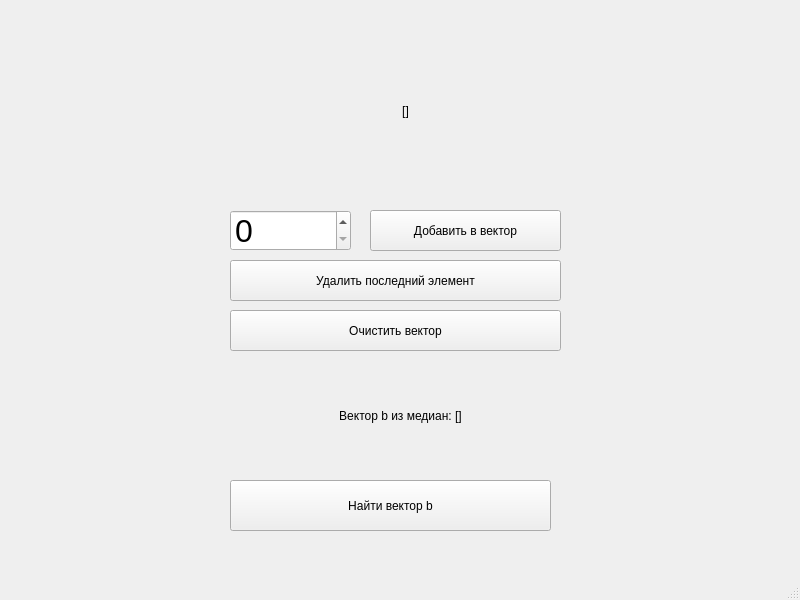
<?xml version="1.0" encoding="UTF-8"?>
<ui version="4.0">
 <class>MainWindow</class>
 <widget class="QMainWindow" name="MainWindow">
  <property name="geometry">
   <rect>
    <x>0</x>
    <y>0</y>
    <width>800</width>
    <height>600</height>
   </rect>
  </property>
  <property name="windowTitle">
   <string>MainWindow</string>
  </property>
  <widget class="QWidget" name="centralwidget">
   <widget class="QSpinBox" name="spinBox">
    <property name="geometry">
     <rect>
      <x>230</x>
      <y>210</y>
      <width>121</width>
      <height>41</height>
     </rect>
    </property>
    <property name="font">
     <font>
      <pointsize>24</pointsize>
     </font>
    </property>
    <property name="maximum">
     <number>1000</number>
    </property>
   </widget>
   <widget class="QPushButton" name="pushButton">
    <property name="geometry">
     <rect>
      <x>370</x>
      <y>210</y>
      <width>191</width>
      <height>41</height>
     </rect>
    </property>
    <property name="text">
     <string>Добавить в вектор</string>
    </property>
   </widget>
   <widget class="QPushButton" name="pushButton_2">
    <property name="geometry">
     <rect>
      <x>230</x>
      <y>480</y>
      <width>321</width>
      <height>51</height>
     </rect>
    </property>
    <property name="text">
     <string>Найти вектор b</string>
    </property>
   </widget>
   <widget class="QLabel" name="label">
    <property name="geometry">
     <rect>
      <x>80</x>
      <y>30</y>
      <width>651</width>
      <height>161</height>
     </rect>
    </property>
    <property name="text">
     <string>[]</string>
    </property>
    <property name="alignment">
     <set>Qt::AlignCenter</set>
    </property>
    <property name="wordWrap">
     <bool>true</bool>
    </property>
   </widget>
   <widget class="QLabel" name="label_2">
    <property name="geometry">
     <rect>
      <x>40</x>
      <y>370</y>
      <width>721</width>
      <height>91</height>
     </rect>
    </property>
    <property name="text">
     <string>Вектор b из медиан: []</string>
    </property>
    <property name="alignment">
     <set>Qt::AlignCenter</set>
    </property>
    <property name="wordWrap">
     <bool>true</bool>
    </property>
   </widget>
   <widget class="QPushButton" name="pushButton_3">
    <property name="geometry">
     <rect>
      <x>230</x>
      <y>310</y>
      <width>331</width>
      <height>41</height>
     </rect>
    </property>
    <property name="text">
     <string>Очистить вектор</string>
    </property>
   </widget>
   <widget class="QPushButton" name="pushButton_4">
    <property name="geometry">
     <rect>
      <x>230</x>
      <y>260</y>
      <width>331</width>
      <height>41</height>
     </rect>
    </property>
    <property name="text">
     <string>Удалить последний элемент</string>
    </property>
   </widget>
  </widget>
  <widget class="QMenuBar" name="menubar">
   <property name="geometry">
    <rect>
     <x>0</x>
     <y>0</y>
     <width>800</width>
     <height>23</height>
    </rect>
   </property>
  </widget>
  <widget class="QStatusBar" name="statusbar"/>
 </widget>
 <resources/>
 <connections/>
</ui>
